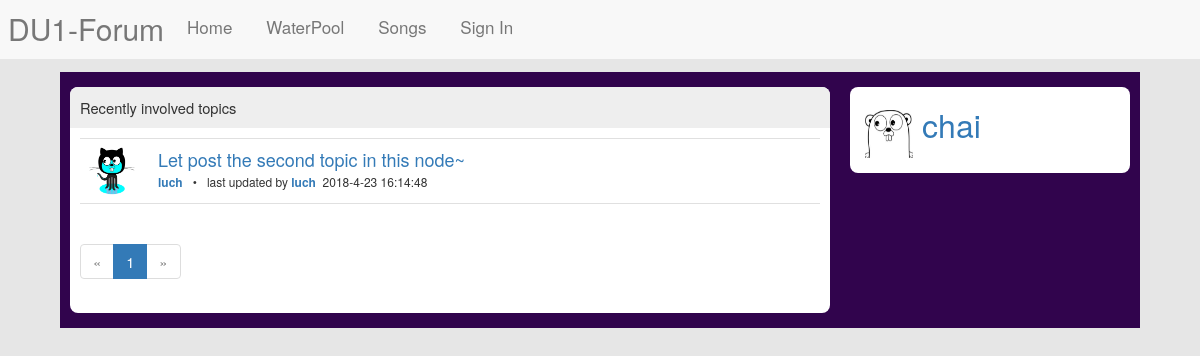
The page /user/profile/chai/replies on the database its author committed.
### models/user.py (models this page shows, shortened)
class UserCls(db.Model, ModelMixin):
    __tablename__ = 'users'
    id = db.Column(db.Integer, primary_key=True)
    username = db.Column(db.String(64), unique=True)
    password_hashed = db.Column(db.String(200))
    email = db.Column(db.String(64), default='')
    created_time = db.Column(db.String(64), default='')
    avatar = db.Column(db.String(100))
    topics = db.relationship('TopicCls', foreign_keys='TopicCls.user_id',
                             backref='user_ref', lazy='dynamic')
    newupdate_topics = db.relationship('TopicCls', foreign_keys='TopicCls.replyuser_id',
                                       backref='lastreplyer_ref', lazy='dynamic')
    comment_out = db.relationship('CommentCls', foreign_keys='CommentCls.sender_id',
                                   backref='sender_ref')
    comment_in = db.relationship('CommentCls', foreign_keys='CommentCls.receiver_id',
                                  backref='receiver_ref')
    topic_collection = db.relationship('TopicCollection', backref='user_ref',
                                       lazy='dynamic', order_by='desc(TopicCollection.id)')

### models/topic.py (models this page shows, shortened)
class TopicCls(db.Model, ModelMixin):
    __tablename__ = 'topics'
    id = db.Column(db.Integer, primary_key=True)
    title = db.Column(db.String(64))
    content = db.Column(db.String(256))
    created_time = db.Column(db.String(100))
    lastreplytime = db.Column(db.String(100))
    replycount = db.Column(db.Integer, default=0)
    views = db.Column(db.Integer, default=0)
    favor_num = db.Column(db.Integer, default=0)
    node_id = db.Column(db.Integer, db.ForeignKey('nodes.id'))
    user_id = db.Column(db.Integer, db.ForeignKey('users.id'))
    replyuser_id = db.Column(db.Integer, db.ForeignKey('users.id'))
    comments = db.relationship('CommentCls', backref='topic_ref')

### routes/user.py (the view)
@main.route('/profile/<username>/replies')
def user_replied_topics(username):
    u = UserCls.query.filter_by(username=username).first()
    if u:
        page = request.args.get('p', 1, type=int)
        pagination = TopicCls.query.join(CommentCls, CommentCls.topic_id == TopicCls.id) \
            .filter(CommentCls.sender_id == u.id) \
            .order_by(CommentCls.created_time.desc()).paginate(page, per_page=8)
        tpc_rel = pagination.items
        return render_template('user/user_replied_topics.html', user=u, topics_replied=tpc_rel,
                               pagination=pagination)
    else:
        abort(403)

### templates/user/user_replied_topics.html (shortened to what this page needs)
{% extends "mybase.html" %}
{% import '_macro.html' as macro %}
{% block styles%}
{{ super() }}
<link href="{{url_for('static', filename='css/node.css')}}" rel="stylesheet">
{% endblock styles %}
{% block sidebar %}
 <div class="sidebar bbs-box">
     <div>
         <a href="{{url_for('user_blue.profile', username= user.username)}}"><img class="bbs-avatar" src="{{user.avatar}}" height="48" width="55"></a>
         <span class="greeting"><a href="{{url_for('user_blue.profile', username= user.username)}}">{{user.username}}</a></span>
     </div>
 </div>
{% endblock sidebar %}
{% block content -%}
<div class=" bbs-box majorbar">
    <div class="bbs-box-header"><span>Recently involved topics</span></div>
    <div class="bbs-box-cell">
        <ul class="topics" style="margin-bottom: 0px;">
            {% for t in topics_replied %}
            <li class="topic">
                <div class="topic-item-container">
                    <a class="topic-cell-avatar" href="{{url_for('user_blue.profile', username=t.user_ref.username)}}">
                        <img class="bbs-avatar" src="{{t.user_ref.avatar}}" height="48" width="55">
                    </a>
                    <div class="topic-list-cell">
                        <div class="topic-cell-title"><a href="{{url_for('topic_blue.show', id=t.id)}}">{{t.title}}</a></div>
                        <div class="topic-cell-info">
                            <strong><a href="{{url_for('user_blue.profile', username=t.user_ref.username)}}">{{t.user_ref.username}}</a></strong>
                            &nbsp;  •  &nbsp;
                            last updated by
                            <strong>
                                <a href="{{url_for('user_blue.profile', username=t.lastreplyer_ref.username)}}">
                                    {{t.lastreplyer_ref.username}}
                                </a>
                            </strong>
                            &nbsp<time>{{t.lastreplytime}}</time>
                        </div>
                    </div>
                </div>
            </li>
            {% endfor %}
        </ul>
    </div>
    <div class="pagination">
        {{ macro.paging(pagination, 'user_blue.user_topics', username=user.username) }}
    </div>
</div>
{% endblock %}

### static/css/bbs.css (style rules this page uses)
body { margin: 0; background: #e6e6e6; padding-top: 52px; }
.majorbar { margin: 10px 310px 10px 10px; background: white; font-size: 105%; }
.pagination { margin: 15px 5px; }
.sidebar { width: 280px; font-size: 105%; float: right; margin: 10px 10px 10px 10px; padding:15px; }
.bbs-box { border-radius: 8px; background: white; overflow: hidden; }
.bbs-box-header { background: #eee; padding: 10px; }
.bbs-box-cell { padding: 10px; }
.greeting { margin-left: 5px; font-size: xx-large; }
.bbs-avatar { height: 48px; width: 48px; }

### static/css/node.css (style rules this page uses)
.topics, .ul-comments { list-style-type: none; padding: 0px; margin: 0px 0px 30px 0px; border-top: 1px solid #e0e0e0; }
.topics .topic, .ul-comments .li-comment { padding: 8px; border-bottom: 1px solid #e0e0e0; }
.topic-item-container, .comment-item-container { min-height: 48px; }
.topic-list-cell { margin-left: 70px; margin-right: 90px; word-break: break-word; }
.topic-cell-avatar { float: left; }
.topic-cell-title { font-size: 18px; }
.topic-cell-info { font-size: 12px; }

### rows shown on the page
UserCls: avatar (placeholder picture), username "chai"
TopicCls: user_ref.avatar (placeholder picture), title "Let post the second topic in this node~", user_ref.username "luch", lastreplyer_ref.username "luch"

### other values the page prints
{{ p }} "1"
